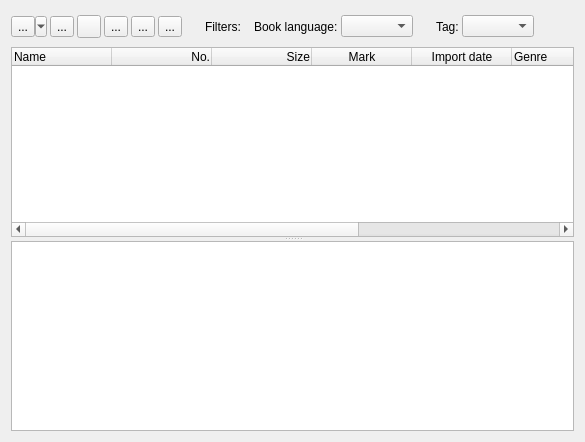
          <widget class="QWidget" name="verticalLayoutWidget_2">
           <layout class="QVBoxLayout" name="verticalLayout_4" stretch="0,0,0">
            <property name="spacing">
             <number>0</number>
            </property>
            <item>
             <widget class="QFrame" name="frame_4">
              <property name="minimumSize">
               <size>
                <width>0</width>
                <height>0</height>
               </size>
              </property>
              <property name="frameShape">
               <enum>QFrame::NoFrame</enum>
              </property>
              <property name="frameShadow">
               <enum>QFrame::Raised</enum>
              </property>
              <layout class="QHBoxLayout" name="horizontalLayout_2" stretch="0,0,0,0,0,0,0,0,0,0,0,0,0,0,0,0">
               <property name="spacing">
                <number>3</number>
               </property>
               <property name="leftMargin">
                <number>0</number>
               </property>
               <property name="topMargin">
                <number>4</number>
               </property>
               <property name="rightMargin">
                <number>0</number>
               </property>
               <property name="bottomMargin">
                <number>8</number>
               </property>
               <item>
                <widget class="QToolButton" name="btnExport">
                 <property name="toolTip">
                  <string>Send to device</string>
                 </property>
                 <property name="text">
                  <string notr="true">...</string>
                 </property>
                 <property name="icon">
                  <iconset resource="resource.qrc">
                   <normaloff>:/icons/img/icons/Streamline.png</normaloff>:/icons/img/icons/Streamline.png</iconset>
                 </property>
                 <property name="popupMode">
                  <enum>QToolButton::MenuButtonPopup</enum>
                 </property>
                 <property name="toolButtonStyle">
                  <enum>Qt::ToolButtonIconOnly</enum>
                 </property>
                </widget>
               </item>
               <item>
                <widget class="QToolButton" name="btnOpenBook">
                 <property name="toolTip">
                  <string>Open book</string>
                 </property>
                 <property name="text">
                  <string notr="true">...</string>
                 </property>
                 <property name="icon">
                  <iconset resource="resource.qrc">
                   <normaloff>:/icons/img/icons/book.png</normaloff>:/icons/img/icons/book.png</iconset>
                 </property>
                </widget>
               </item>
               <item>
                <widget class="QToolButton" name="btnEdit">
                 <property name="toolTip">
                  <string>Edit matadata</string>
                 </property>
                 <property name="icon">
                  <iconset resource="resource.qrc">
                   <normaloff>:/icons/img/icons/pen_alt_fill@2x.png</normaloff>:/icons/img/icons/pen_alt_fill@2x.png</iconset>
                 </property>
                </widget>
               </item>
               <item>
                <widget class="QToolButton" name="btnCheck">
                 <property name="toolTip">
                  <string>Select/unselect books</string>
                 </property>
                 <property name="text">
                  <string notr="true">...</string>
                 </property>
                 <property name="icon">
                  <iconset resource="resource.qrc">
                   <normaloff>:/icons/img/icons/checkbox.png</normaloff>:/icons/img/icons/checkbox.png</iconset>
                 </property>
                </widget>
               </item>
               <item>
                <widget class="QToolButton" name="btnLibrary">
                 <property name="toolTip">
                  <string>Libraries</string>
                 </property>
                 <property name="text">
                  <string notr="true">...</string>
                 </property>
                 <property name="icon">
                  <iconset resource="resource.qrc">
                   <normaloff>:/icons/img/icons/library.png</normaloff>:/icons/img/icons/library.png</iconset>
                 </property>
                </widget>
               </item>
               <item>
                <widget class="QToolButton" name="btnOption">
                 <property name="toolTip">
                  <string>Options</string>
                 </property>
                 <property name="text">
                  <string notr="true">...</string>
                 </property>
                 <property name="icon">
                  <iconset resource="resource.qrc">
                   <normaloff>:/icons/img/icons/settings.png</normaloff>:/icons/img/icons/settings.png</iconset>
                 </property>
                </widget>
               </item>
               <item>
                <spacer name="horizontalSpacer_8">
                 <property name="orientation">
                  <enum>Qt::Horizontal</enum>
                 </property>
                 <property name="sizeType">
                  <enum>QSizePolicy::Fixed</enum>
                 </property>
                 <property name="sizeHint" stdset="0">
                  <size>
                   <width>20</width>
                   <height>20</height>
                  </size>
                 </property>
                </spacer>
               </item>
               <item>
                <widget class="QLabel" name="labelFiltersCaption">
                 <property name="font">
                  <font>
                   <weight>50</weight>
                   <bold>false</bold>
                  </font>
                 </property>
                 <property name="text">
                  <string>Filters:</string>
                 </property>
                </widget>
               </item>
               <item>
                <spacer name="horizontalSpacer_4">
                 <property name="orientation">
                  <enum>Qt::Horizontal</enum>
                 </property>
                 <property name="sizeType">
                  <enum>QSizePolicy::Fixed</enum>
                 </property>
                 <property name="sizeHint" stdset="0">
                  <size>
                   <width>10</width>
                   <height>20</height>
                  </size>
                 </property>
                </spacer>
               </item>
               <item>
                <widget class="QLabel" name="label_9">
                 <property name="text">
                  <string>Book language:</string>
                 </property>
                </widget>
               </item>
               <item>
                <widget class="QComboBox" name="comboBoxLanguageFilter">
                 <property name="sizePolicy">
                  <sizepolicy hsizetype="Preferred" vsizetype="Fixed">
                   <horstretch>0</horstretch>
                   <verstretch>1</verstretch>
                  </sizepolicy>
                 </property>
                 <property name="maxVisibleItems">
                  <number>20</number>
                 </property>
                 <property name="insertPolicy">
                  <enum>QComboBox::NoInsert</enum>
                 </property>
                 <property name="sizeAdjustPolicy">
                  <enum>QComboBox::AdjustToContents</enum>
                 </property>
                </widget>
               </item>
               <item>
                <spacer name="horizontalSpacer_9">
                 <property name="orientation">
                  <enum>Qt::Horizontal</enum>
                 </property>
                 <property name="sizeType">
                  <enum>QSizePolicy::Fixed</enum>
                 </property>
                 <property name="sizeHint" stdset="0">
                  <size>
                   <width>20</width>
                   <height>20</height>
                  </size>
                 </property>
                </spacer>
               </item>
               <item>
                <widget class="QLabel" name="tag_label">
                 <property name="text">
                  <string>Tag:</string>
                 </property>
                </widget>
               </item>
               <item>
                <layout class="QHBoxLayout" name="TagLayout">
                 <property name="spacing">
                  <number>1</number>
                 </property>
                </layout>
               </item>
               <item>
                <widget class="QComboBox" name="comboBoxTagFilter">
                 <property name="insertPolicy">
                  <enum>QComboBox::NoInsert</enum>
                 </property>
                 <property name="sizeAdjustPolicy">
                  <enum>QComboBox::AdjustToContents</enum>
                 </property>
                </widget>
               </item>
               <item>
                <spacer name="horizontalSpacer_3">
                 <property name="orientation">
                  <enum>Qt::Horizontal</enum>
                 </property>
                 <property name="sizeHint" stdset="0">
                  <size>
                   <width>40</width>
                   <height>20</height>
                  </size>
                 </property>
                </spacer>
               </item>
              </layout>
             </widget>
            </item>
            <item>
             <widget class="QFrame" name="frame_3">
              <property name="enabled">
               <bool>true</bool>
              </property>
              <layout class="QVBoxLayout" name="verticalLayout_9">
               <property name="spacing">
                <number>0</number>
               </property>
               <property name="leftMargin">
                <number>0</number>
               </property>
               <property name="topMargin">
                <number>0</number>
               </property>
               <property name="rightMargin">
                <number>0</number>
               </property>
               <property name="bottomMargin">
                <number>1</number>
               </property>
               <item>
                <widget class="QFrame" name="abc">
                 <property name="frameShape">
                  <enum>QFrame::NoFrame</enum>
                 </property>
                 <property name="frameShadow">
                  <enum>QFrame::Raised</enum>
                 </property>
                </widget>
               </item>
              </layout>
             </widget>
            </item>
            <item>
             <widget class="QFrame" name="frame_2">
              <property name="frameShape">
               <enum>QFrame::NoFrame</enum>
              </property>
              <property name="frameShadow">
               <enum>QFrame::Sunken</enum>
              </property>
              <layout class="QVBoxLayout" name="verticalLayout_3">
               <property name="leftMargin">
                <number>0</number>
               </property>
               <property name="topMargin">
                <number>0</number>
               </property>
               <property name="rightMargin">
                <number>0</number>
               </property>
               <property name="bottomMargin">
                <number>0</number>
               </property>
               <item>
                <widget class="QSplitter" name="splitter">
                 <property name="orientation">
                  <enum>Qt::Vertical</enum>
                 </property>
                 <widget class="QTreeWidget" name="Books">
                  <property name="styleSheet">
                   <string notr="true"/>
                  </property>
                  <property name="frameShape">
                   <enum>QFrame::StyledPanel</enum>
                  </property>
                  <property name="editTriggers">
                   <set>QAbstractItemView::NoEditTriggers</set>
                  </property>
                  <property name="alternatingRowColors">
                   <bool>true</bool>
                  </property>
                  <property name="selectionBehavior">
                   <enum>QAbstractItemView::SelectRows</enum>
                  </property>
                  <property name="indentation">
                   <number>15</number>
                  </property>
                  <property name="rootIsDecorated">
                   <bool>true</bool>
                  </property>
                  <property name="uniformRowHeights">
                   <bool>true</bool>
                  </property>
                  <property name="sortingEnabled">
                   <bool>true</bool>
                  </property>
                  <property name="animated">
                   <bool>true</bool>
                  </property>
                  <attribute name="headerShowSortIndicator" stdset="0">
                   <bool>false</bool>
                  </attribute>
                  <column>
                   <property name="text">
                    <string>Name</string>
                   </property>
                  </column>
                  <column>
                   <property name="text">
                    <string>No.</string>
                   </property>
                   <property name="textAlignment">
                    <set>AlignTrailing|AlignVCenter</set>
                   </property>
                  </column>
                  <column>
                   <property name="text">
                    <string>Size</string>
                   </property>
                   <property name="textAlignment">
                    <set>AlignTrailing|AlignVCenter</set>
                   </property>
                  </column>
                  <column>
                   <property name="text">
                    <string>Mark</string>
                   </property>
                   <property name="textAlignment">
                    <set>AlignCenter</set>
                   </property>
                  </column>
                  <column>
                   <property name="text">
                    <string>Import date</string>
                   </property>
                   <property name="textAlignment">
                    <set>AlignCenter</set>
                   </property>
                  </column>
                  <column>
                   <property name="text">
                    <string>Genre</string>
                   </property>
                  </column>
                  <column>
                   <property name="text">
                    <string>Language</string>
                   </property>
                   <property name="textAlignment">
                    <set>AlignCenter</set>
                   </property>
                  </column>
                  <column>
                   <property name="text">
                    <string>Format</string>
                   </property>
                   <property name="textAlignment">
                    <set>AlignCenter</set>
                   </property>
                  </column>
                  <column>
                   <property name="text">
                    <string>Readed</string>
                   </property>
                   <property name="textAlignment">
                    <set>AlignHCenter|AlignTop</set>
                   </property>
                  </column>
                 </widget>
                 <widget class="QTextBrowser" name="Review">
                  <property name="enabled">
                   <bool>true</bool>
                  </property>
                  <property name="minimumSize">
                   <size>
                    <width>0</width>
                    <height>20</height>
                   </size>
                  </property>
                  <property name="focusPolicy">
                   <enum>Qt::NoFocus</enum>
                  </property>
                  <property name="contextMenuPolicy">
                   <enum>Qt::DefaultContextMenu</enum>
                  </property>
                  <property name="acceptDrops">
                   <bool>false</bool>
                  </property>
                 </widget>
                </widget>
               </item>
              </layout>
             </widget>
            </item>
           </layout>
          </widget>
